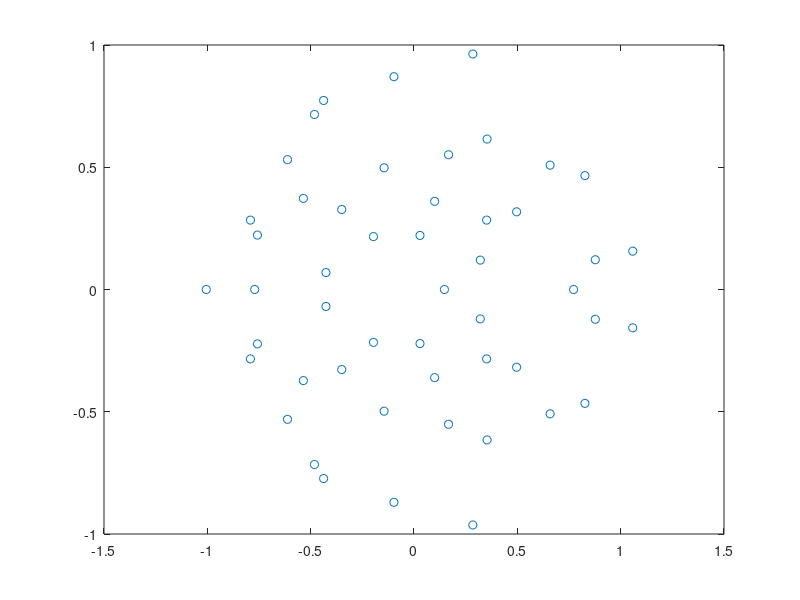

MATLAB code to generate this figure: (Note: this script raises an error after producing the figure.)
close all
clear
clc

% Sompolinsky 1988 chaotic rate network integrated with ode45
%   dx_i/dt = -x_i + sum_j J_ij * tanh(x_j)
%   J_ij ~ N(0, g^2 / n), choose g slightly > 1 for weak chaos

rng(3); % reproducibility

% Lyapunov method selection
Lya_method = 'benettin'; % 'benettin', 'qr', or 'none'
plot_entropy_rate = false; % true: plot entropy production rate, false: plot full spectrum

% Parameters
n = 50;      % n
g = 1;              % gain (slightly chaotic when > 1)
fs = 100;          % sampling frequency (Hz)
dt = 1/fs;
tspan = [0, 300];       % seconds
t = linspace(tspan(1), tspan(2), (tspan(2)-tspan(1))*fs+1)'; % time vector

eig_J_times = 20:50:tspan(2);

nt = length(t);
m = 1; % negative feedback
mu_E = 0;
mu_I = 0;
M = [mu_E.*ones(n,n/2), mu_I.*ones(n,n/2)];
% Connectivity: Gaussian with mean 0 and variance g^2/n
J = (g / sqrt(n)) * (randn(n, n)+M); 
J = J-mean(J(:)); % mean zero
J=J-mean(J,2)./n; % row sum to zero

eigJ = eig(J);
figure(1)
plot(real(eigJ),imag(eigJ),'o')

% External input stimulus (n x time)
u = zeros(n, nt); % User can customize this as needed

stim_change_interval = 100;
% Calculate number of time steps per stimulus and number of stimuli needed
steps_per_stim = round(stim_change_interval * fs);
num_stimuli = ceil(nt / steps_per_stim);

% Pre-generate all stimulus vectors
amp = 0;
stim_vectors = amp .* randn(n, num_stimuli);
stim_vectors(rand(n, num_stimuli)>0.15) = 0;
% stim_vectors(:,1) = 0;


% Fill u with the pre-generated stimulus vectors using a for loop
for i = 1:num_stimuli
    start_idx = (i-1) * steps_per_stim + 1;
    end_idx = min(i * steps_per_stim, nt);
    u(:, start_idx:end_idx) = repmat(stim_vectors(:, i), 1, end_idx - start_idx + 1);
end

% Initial condition (small random perturbation)
x0 = 0+0.25 * randn(n, 1);

% ODE right-hand side (now with external stimulus)
rhs = @(t_current, x) rhs_somp(t_current, x, t, u, J, m);

% Integrate
opts = odeset('RelTol', 1e-8, 'AbsTol', 1e-8, 'MaxStep', dt);
[t_out, X] = ode45(rhs, t, x0, opts);

%% Compute Lyapunov exponent(s)
params.n = n;
params.J = J;
params.m = m;
N_sys_eqs = n;
T = tspan;
ode_solver = @ode45;

lya_results = struct();

if ~strcmpi(Lya_method, 'none')
    % Adjust lya_dt based on method: QR needs longer interval
    if strcmpi(Lya_method, 'qr')
        lya_dt = 0.1;  % Longer interval for QR method
    else
        lya_dt = 5*dt;   % Standard interval for Benettin
    end
    lya_fs = 1/lya_dt;
    
    switch lower(Lya_method)
        case 'benettin'
            fprintf('Computing largest Lyapunov exponent using Benettin''s algorithm...\n');
            d0 = 1e-3;
            [LLE, local_lya, finite_lya, t_lya] = benettin_algorithm(X, t_out, dt, fs, d0, T, lya_dt, params, opts, @rhs_somp_wrapper, t, u, ode_solver);
            fprintf('Largest Lyapunov Exponent: %.4f\n', LLE);
            lya_results.LLE = LLE; 
            lya_results.local_lya = local_lya; 
            lya_results.finite_lya = finite_lya; 
            lya_results.t_lya = t_lya;
            
        case 'qr'
            fprintf('Computing full Lyapunov spectrum using QR decomposition method...\n');
            [LE_spectrum, local_LE_spectrum_t, finite_LE_spectrum_t, t_lya] = lyapunov_spectrum_qr(X, t_out, lya_dt, params, ode_solver, opts, @rhs_somp_Jacobian, T, N_sys_eqs, fs);
            fprintf('Largest Lyapunov Exponent: %.4f\n', LE_spectrum(1));
            fprintf('Lyapunov Dimension: %.2f\n', compute_kaplan_yorke_dimension(LE_spectrum));
            lya_results.LE_spectrum = LE_spectrum; 
            lya_results.local_LE_spectrum_t = local_LE_spectrum_t; 
            lya_results.finite_LE_spectrum_t = finite_LE_spectrum_t; 
            lya_results.t_lya = t_lya; 
            lya_results.N_sys_eqs = N_sys_eqs;
            
        otherwise
            error('Unknown Lyapunov method: %s. Use ''benettin'', ''qr'', or ''none''.', Lya_method);
    end
end

%% Plots
% Plot: activity over time (all neurons)
figure(2);
set(2,'Color', 'w')
set(gcf,'Position',[-2302         726        1574         543])
imagesc(t_out, 1:n, X.');
axis xy tight
colormap turbo
colorbar
xlabel('Time (s)')
ylabel('Neuron index')
% title(sprintf('Sompolinsky network dynamics (n = %d, g = %.2f)', n, g))

% Also show trajectories of a subset of neurons and Lyapunov exponent(s)
if ~strcmpi(Lya_method, 'none')
    figure(3);
    clf;
    set(gcf,'Position',[-2244          82        1340         1000])

    % Subplot 1: External input stimulus
    subplot(3,1,1)
    plot(t,u')
    xlabel('Time (s)')
    ylabel('Stimulus u(t)')
    ylim(1.2*ylim);

    % Subplot 2: Sample neuron trajectories
    subplot(3,1,2)
    numToShow = n
    plot(t_out, X(:, 1:numToShow))
    xlabel('Time (s)')
    ylabel('Dendritic activity, x(t)')

    % Subplot 3: Lyapunov exponent(s)
    subplot(3,1,3)
    
    if strcmpi(Lya_method, 'benettin')
        % Plot for Benettin's method (single exponent)
        [bL,aL] = butter(3,0.05/(lya_fs/2),'low');
        local_lya_filt = filtfilt(bL,aL,lya_results.local_lya);
        
        plot(lya_results.t_lya, lya_results.local_lya, 'LineWidth', 1.5)
        hold on
        plot(lya_results.t_lya, local_lya_filt,'LineWidth',1.5)
        yline(lya_results.LLE, '--r', 'LineWidth', 2)
        xlabel('Time (s)')
        ylabel('Local Lyapunov Exponent')
        title(sprintf('Local Lyapunov Exponent (LLE = %.4f)', lya_results.LLE))
        legend('Local', 'Filtered', 'Mean LLE', 'Location', 'best')
        
    elseif strcmpi(Lya_method, 'qr')
        % Plot for QR method (full spectrum or entropy production rate)
        if plot_entropy_rate
            % Compute local entropy production rate (sum of positive Lyapunov exponents)
            % Convert from nats/s to bits/s by multiplying by 1/ln(2)
            nats_to_bits = 1/log(2);
            local_entropy_rate = sum(max(lya_results.local_LE_spectrum_t, 0), 2) * nats_to_bits;
            mean_entropy_rate = sum(max(lya_results.LE_spectrum, 0)) * nats_to_bits;
            
            % Plot entropy production rate
            plot(lya_results.t_lya, local_entropy_rate, 'b', 'LineWidth', 1.5)
            hold on
            yline(mean_entropy_rate, '--r', 'LineWidth', 2)
            yline(0, '--k', 'LineWidth', 1)
            xlabel('Time (s)')
            ylabel('Entropy Production (bits/s)')
            legend('Local Entropy Rate', sprintf('Mean = %.3f bits/s', mean_entropy_rate), 'Location', 'best')
        else
            % Plot full spectrum (original behavior)
            plot(lya_results.t_lya, lya_results.local_LE_spectrum_t, 'LineWidth', 1)
            hold on
            % Highlight the largest exponent
            plot(lya_results.t_lya, lya_results.local_LE_spectrum_t(:,1), 'r', 'LineWidth', 1)
            yline(0, '--k', 'LineWidth', 1)
            xlabel('Time (s)')
            ylabel('Lyapunov Exponents')

            % title(sprintf('Lyapunov Spectrum (LLE = %.4f)', lya_results.LE_spectrum(1)))
            legend_entries = cell(1, min(5, lya_results.N_sys_eqs));
            for i = 1:min(5, lya_results.N_sys_eqs)
                legend_entries{i} = sprintf('\\lambda_%d = %.3f', i, lya_results.LE_spectrum(i));
            end
            legend(legend_entries, 'Location', 'best')
        end
    end
end

%% Plot: Eigenvalue distribution of Jacobian at different times
figure(4);
clf;
set(gcf, 'Color', 'w')

num_times = length(eig_J_times);
set(gcf, 'Position', [-2302, 100, 400*num_times, 400])

for i = 1:num_times
    % Find closest time index in t_out
    [~, time_idx] = min(abs(t_out - eig_J_times(i)));
    actual_time = t_out(time_idx);
    
    % Extract state at this time
    x_t = X(time_idx, :)';
    
    % Compute Jacobian at this state
    J_jac = rhs_somp_Jacobian(actual_time, x_t, params);
    
    % Compute eigenvalues
    eig_J_t = eig(J_jac);
    
    % Create subplot
    subplot(1, num_times, i)
    hold on
    
    % Plot unit circle
    theta = linspace(0, 2*pi, 100);
    plot(cos(theta), sin(theta), 'k--', 'LineWidth', 1)
    
    % Plot axis lines at 0
    xline(0, 'k-', 'LineWidth', 0.5)
    yline(0, 'k-', 'LineWidth', 0.5)
    
    % Plot eigenvalues
    plot(real(eig_J_t), imag(eig_J_t), 'o', 'MarkerSize', 8, ...
         'MarkerFaceColor', [0.2 0.4 0.8], 'MarkerEdgeColor', 'k', 'LineWidth', 1)
    
    % Format subplot
    axis equal

    xlabel('Real')
    ylabel('Imaginary')
    title(sprintf('t = %.0f s', actual_time))
    
    % Set axis limits to show unit circle nicely
    max_val = max(abs(eig_J_t));
    lim = max(1.2, max_val * 1.1);
    xlim([-lim, lim])
    ylim([-lim, lim])
end

sgtitle('Eigenvalue Distribution of Jacobian')

%% Subfunction: ODE right-hand side with external stimulus
function dx_dt = rhs_somp(t_current, x, t_vec, u, J, m)
    % Persistent variables for efficient interpolation
    persistent u_interpolant t_vec_last;
    
    % Create or update griddedInterpolant if time vector has changed
    if isempty(u_interpolant) || isempty(t_vec_last) || ...
       numel(t_vec_last) ~= numel(t_vec) || t_vec_last(1) ~= t_vec(1) || t_vec_last(end) ~= t_vec(end)
        
        % Use 'linear' interpolation and 'none' for extrapolation
        % This returns NaN for out-of-bounds queries to catch errors
        u_interpolant = griddedInterpolant(t_vec, u', 'linear', 'none');
        t_vec_last = t_vec;
    end
    
    % Interpolate u at current time (u_interpolant returns 1 x n, transpose to n x 1)
    u_t = u_interpolant(t_current)';
    
    % Compute derivative: dx/dt = -x + J * relu(x) + u(t)
    % relu with saturation at 5
    % dx_dt = 0.5-m.*x + J * min(max(x, 0), 1) + u_t;
    % dx_dt = -m.*x + J * tanh(max(x, 0)) + u_t;
    dx_dt = -m.*x + J * tanh(x) + u_t;
end

%% Wrapper function for benettin_algorithm
function dx_dt = rhs_somp_wrapper(tt, XX, t_ex, u_ex, params)
    dx_dt = rhs_somp(tt, XX, t_ex, u_ex, params.J, params.m);
end

%% Jacobian function for lyapunov_spectrum_qr
function J_jac = rhs_somp_Jacobian(tt, x, params)
    % Jacobian of dx/dt = -m*x + J*tanh(x) + u(t)
    % d/dx[tanh(x)] = sech(x)^2 = 1 - tanh(x)^2
    % J_jac = -m*I + J * diag(1 - tanh(x).^2)
    n = params.n;
    J_jac = -params.m * eye(n) + params.J * diag(1 - tanh(x).^2);
end

%% Helper function to compute Kaplan-Yorke dimension
function D_KY = compute_kaplan_yorke_dimension(lambda)
    % Compute Kaplan-Yorke (Lyapunov) dimension from spectrum
    % lambda: sorted Lyapunov exponents (descending order)
    
    lambda = sort(lambda, 'descend');
    cumsum_lambda = cumsum(lambda);
    
    % Find largest j such that sum of first j exponents is non-negative
    j = find(cumsum_lambda >= 0, 1, 'last');
    
    if isempty(j)
        D_KY = 0;
    elseif j == length(lambda)
        D_KY = length(lambda);
    else
        D_KY = j + cumsum_lambda(j) / abs(lambda(j+1));
    end
end
